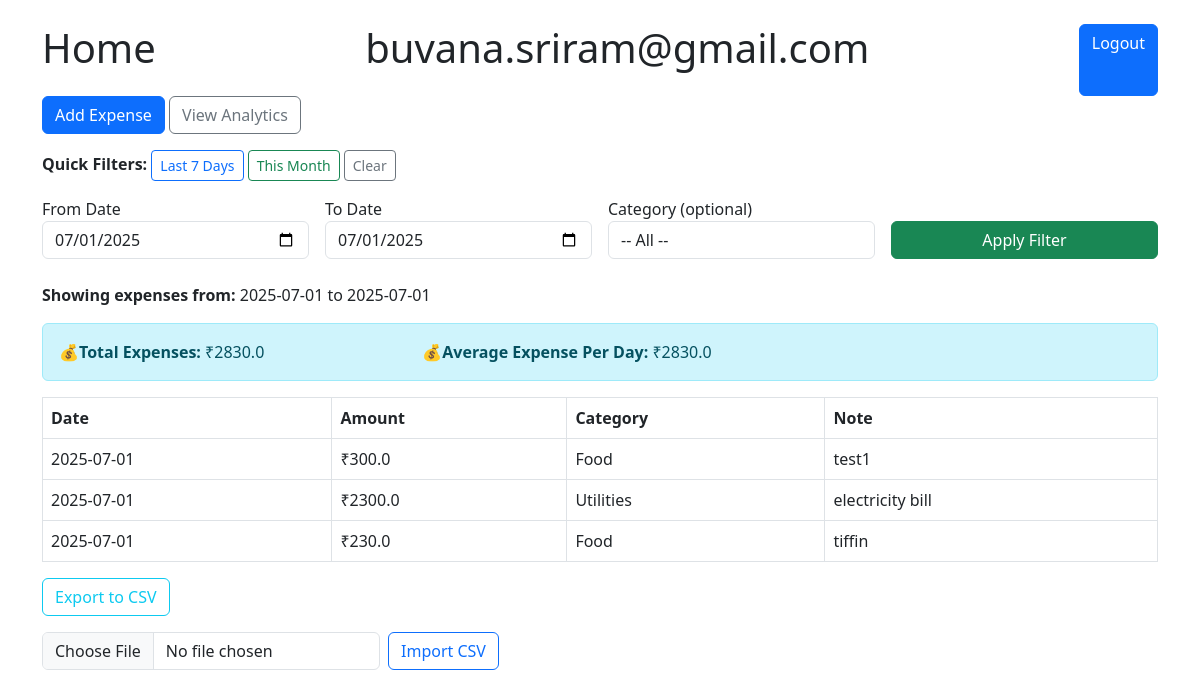
Page /?quick=thismonth (signed in) on the committed database.
### app.py (models this page shows, shortened)
class User(db.Model, UserMixin):
    id = db.Column(db.Integer, primary_key=True)
    username = db.Column(db.String(150), nullable=False, unique=True)
    password = db.Column(db.String(200), nullable=False)

class Expense(db.Model):
    id = db.Column(db.Integer, primary_key=True)
    amount = db.Column(db.Float, nullable=False)
    category = db.Column(db.String(50), nullable=False)
    note = db.Column(db.String(100))
    date = db.Column(db.Date, default=datetime.utcnow)
    user_id = db.Column(db.Integer, db.ForeignKey('user.id'))

### app.py (the view, shortened to what this page needs)
@app.route('/')
@login_required
def index():
    from datetime import date, datetime, timedelta
    categories = ['Food', 'Transport', 'Utilities', 'Entertainment', 'Shopping', 'Other']
    quick = request.args.get('quick')
    today = date.today()
    if quick == 'last7':
        from_date = today - timedelta(days=6)  # Includes today
        to_date = today
    elif quick == 'thismonth':
        from_date = today.replace(day=1)
        to_date = today
    selected_filter = request.args.get('filter')
    expenses = Expense.query.filter_by(user_id=current_user.id)
    if selected_filter:
        expenses = expenses.filter_by(category=selected_filter)
    expenses = expenses.filter(Expense.date >= from_date, Expense.date <= to_date)
    expenses = expenses.order_by(Expense.date.desc()).all()
    total_amount = sum(e.amount for e in expenses )
    dur = (to_date - from_date).days + 1  # Include both start and end dates
    average_amount = total_amount /  dur if expenses else 0
    return render_template('index.html',
                           expenses=expenses,
                           categories=categories,
                           filter=selected_filter,
                           from_date=from_date,
                           to_date=to_date,
                           total_amount=total_amount,
                           average_amount=average_amount)

### app.py (called while the page is built)
@login_manager.user_loader
def load_user(user_id):
    return User.query.get(int(user_id))

@app.before_request
def make_session_permanent():
    session.permanent = True

### templates/index.html (shortened to what this page needs)
{% extends 'layout.html' %}
{% block st %}Home{% endblock %}
{% block content %}
<a href="{{ url_for('add')}}" class="btn btn-primary mb-3">Add Expense</a>
<a href="{{ url_for('analytics') }}" class="btn btn-outline-secondary mb-3">
  View Analytics
</a>
<div class="mb-3">
  <strong>Quick Filters:</strong>
  <a href="/?quick=last7" class="btn btn-outline-primary btn-sm">Last 7 Days</a>
  <a href="/?quick=thismonth" class="btn btn-outline-success btn-sm">This Month</a>
  <a href="/" class="btn btn-outline-secondary btn-sm">Clear</a>
</div>
<form method="get" class="row g-3 mb-4">
    <div class="col-md-3">
        <label>From Date</label>
        <input type="date" name="from_date" class="form-control" value="{{ from_date }}">
    </div>
    <div class="col-md-3">
        <label>To Date</label>
        <input type="date" name="to_date" class="form-control" value="{{ to_date }}">
    </div>
    <div class="col-md-3">
        <label>Category (optional)</label>
        <select name="filter" class="form-control">
            <option value="">-- All --</option>
        </select>
    </div>
    <div class="col-md-3 d-flex align-items-end">
        <button class="btn btn-success w-100">Apply Filter</button>
    </div>
</form>
<p><strong>Showing expenses from:</strong>
    {{ from_date.strftime('%Y-%m-%d') }} to {{ to_date.strftime('%Y-%m-%d') }}
</p>
<div class="alert alert-info">
  <div class="row g-2">
    <div class="col-md-4">
      💰<strong>Total Expenses:</strong> ₹{{ total_amount | default(0.0) | round(2) }}
    </div>
    <div class="col-md-4">
      💰<strong>Average Expense Per Day:</strong> ₹{{ average_amount | default(0.0) | round(2) }}
    </div>
      </div>
</div>
<table class="table table-bordered">
    <tr><th>Date</th><th>Amount</th><th>Category</th><th>Note</th></tr>
    {% for exp in expenses %}
    <tr>
        <td>{{ exp.date.strftime('%Y-%m-%d') }}</td>
        <td>₹{{ exp.amount }}</td>
        <td>{{ exp.category }}</td>
        <td>{{ exp.note }}</td>
    </tr>
    {% endfor %}
</table>
<a href="{{ url_for('export_csv', from_date=from_date, to_date=to_date, filter=filter) }}" class="btn btn-outline-info mb-3">Export to CSV</a>
<form action="{{ url_for('import_csv') }}" method="post" enctype="multipart/form-data" class="mb-4">
  <div class="row g-2 align-items-end">
    <div class="col-auto">
      <input type="file" name="file" class="form-control" required>
    </div>
    <div class="col-auto">
      <button type="submit" class="btn btn-outline-primary">Import CSV</button>
    </div>
  </div>
</form>
{% endblock %}

### templates/layout.html (shortened to what this page needs)
<!DOCTYPE html>
<html>
<head>
    <link href="https://cdn.jsdelivr.net/npm/bootstrap@5.3.0/dist/css/bootstrap.min.css" rel="stylesheet">
    <head>
</head>
<body class="p-4">
    <div class="container">
        <div class="d-flex justify-content-between">
            <h1 class="mb-4">{% block st %}Expense Tracker{% endblock %}</h1>
            <h1 class="mb-4">{{ current_user.username }}</h1>
            <a class="btn btn-primary btn-md" href="{{ url_for('logout') }}">Logout</a>
        </div>
        {% block content %}{% endblock %}
    </div>
</body>
</html>

### rows in the picture
User: username "buvana.sriram@gmail.com"
Expense: date "2025-07-01", amount "300.0", category "Food", note "test1"
Expense: date "2025-07-01", amount "2300.0", category "Utilities", note "electricity bill"
Expense: date "2025-07-01", amount "230.0", category "Food", note "tiffin"

### other values in the picture
{{ from_date.strftime('%Y-%m-%d') }} "2025-07-01"
{{ total_amount | default(0.0) | round(2) }} "2830.0"
{{ average_amount | default(0.0) | round(2) }} "2830.0"
